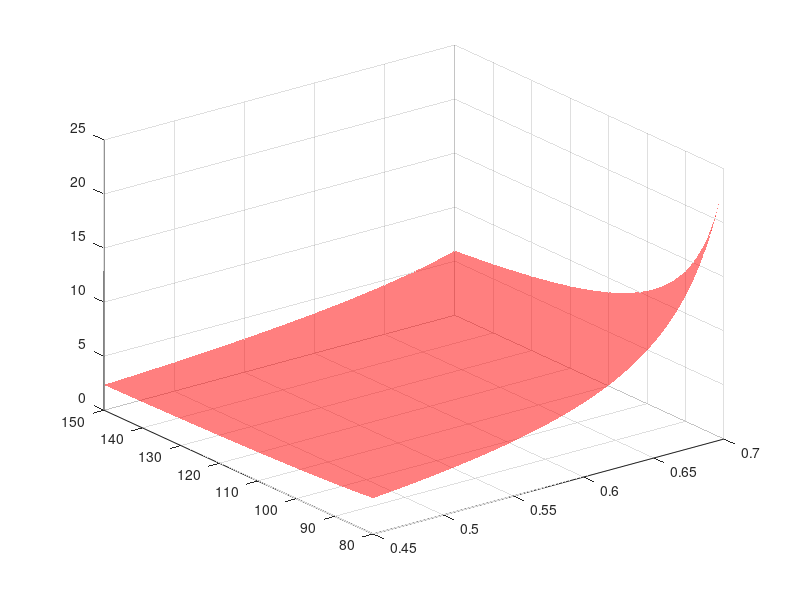

Here is the MATLAB script that generated this plot: (Note: this script raises an error after producing the figure.)
%Give Definition of Global variableGlobal_Variables;
% AAE 451 Team 7
% Written by Cooper LeComp on 2022 09 07

clear;

% UNKNOWNS
prec = 100;
mf_empty = linspace(0.45,0.7,prec);
E_spec = linspace(80,150,prec) * 3600;        % watt hr/kg->watt sec/kg

m_prop = 0.35;      % kg
m_other = 0.2;      % kg
L_D = 5;                    % L/D ratio

% KNOWN: Part masses
m_payload_array = [0.5,1,1.5]*0.453592;    % kg
m_pixhawk = 0.037;  % kg
m_servos = 0.03 * 5; % kg
m_avionics = m_pixhawk + m_servos;   % kg

% USER SET: Aircraft configuration
cruise_speed_desired = 15;  % m/s
endurance_min = 20;         % minutes
g = 9.81;                   % m/s^2
f_usable = 0.8;             % usable battery %
eta_total = 0.9^5;          % efficiency %

% Base calculations
endurance_sec = endurance_min * 60;
range_m = cruise_speed_desired * endurance_sec;

% Initialize Variables
takeoffWeight = zeros(prec,prec,length(m_payload_array)); % Takeoff Weight
emptyWeight = zeros(prec,prec,length(m_payload_array)); % Empty Weight

for payloadNum = 1:length(m_payload_array)
    for i = 1:length(mf_empty)
        for j = 1:length(E_spec)
            m_payload = m_payload_array(payloadNum);
        
            % Determine battery mass fraction
            mf_batt = (range_m * g) / (E_spec(j) * eta_total * f_usable * L_D);
            
            % Calculate takeoff weight
            m_to = (m_payload + m_avionics + m_prop + m_other) / ...
                (1 - (mf_empty(i) + mf_batt));
            
            % Verify
            m_batt = (m_to - m_payload) * mf_batt;
            m_empty = m_to - m_payload - m_batt;
            m_struct = m_empty - m_avionics - m_prop - m_other;
            
            % Verify our math is sane for total mass
            assert(abs(m_batt + m_empty + m_payload - m_to) < 0.001,"%d, %d", ...
                m_batt + m_empty + m_payload, m_to); 

            takeoffWeight(i,j,payloadNum) = m_to;
            emptyWeight(i,j,payloadNum) = m_to*mf_empty(i);
        end
    end
end

figure(1)
color = ["red","blue","green"]; 
[X,Y] = meshgrid(mf_empty,E_spec/3600); % Meshgrid is weird, need to transpose XY when plotting
for i = 1:1:length(m_payload_array)
    surf(X.',Y.',takeoffWeight(:,:,i),'FaceAlpha',0.5,'EdgeColor','none','FaceColor',color(i))
    hold on
end
xlabel('Empty Mass Fraction')
ylabel('Battery Energy Density (Watt hr/kg)')
zlabel('Takeoff Weight (kg)')
hleg = legend('0.5 lbs','1 lbs','1.5 lbs');
htitle = get(hleg,'Title');
set(htitle,'String','Payload Weight')